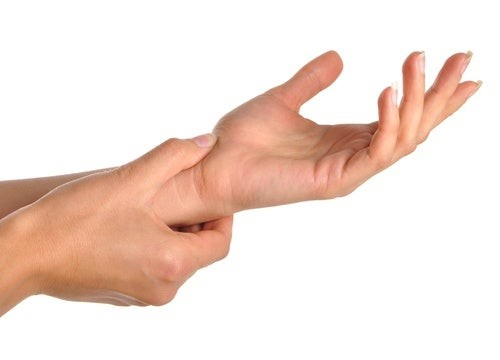
#> input picture Practica02_vision_21310216/manos.jpg, 500 x 360 px
$ python Pr03_21310216_6E.py   (older library calls are emulated)
#> lines starting #> are read from the running program, lines starting #| are printed output that depends on the picture; after the words box and inside, x2 and y2 are one past the last pixel; in counts of white or black regions, pixels touching at a corner belong together

import cv2
import numpy as np

def clasificador_croma (imagen,titulo_imagen): #Funcion para el clasificador y guardar la imagen correspondiente
    #Se mapea la imagen para poder clasificar cada pixel conrespecto a los valores de RGB obtenidos
    m,n,c = imagen.shape
    imagen_clas=np.zeros((m,n))
    for x in range (m):
        for y in range (n):
            if 13<imagen[x,y,0]<85 and imagen[x,y,1]<100 and imagen[x,y,2]<220:
                imagen_clas[x,y]=255


    cv2.imshow(titulo_imagen,imagen_clas) # se mueatra la imagen
    cv2.imwrite(titulo_imagen+".jpg",imagen_clas) # Se guarda la imagen producto
    return imagen_clas

def cromatico(imagenc,s,crom): #Funcion para crear el cromatico de cada imagen
    imagen = cv2.imread(s)
    m,n,c = imagen.shape
    imagenc = imagen.copy()
    imagenc = imagenc.astype(np.float32)
    imagen = imagen.astype(np.float32)
    for x in range(m):
        for y in range (n): #Se procesa la imagen
            imagenc[x,y,0] = imagen[x,y,0]/(imagen[x,y,0]+imagen[x,y,1]+imagen[x,y,2])
            imagenc[x,y,1] = imagen[x,y,1]/(imagen[x,y,0]+imagen[x,y,1]+imagen[x,y,2])
            imagenc[x,y,2] = imagen[x,y,2]/(imagen[x,y,0]+imagen[x,y,1]+imagen[x,y,2])

    cv2.imshow(crom,imagenc)# Se muestra la imagen
    imagenc = cv2.normalize(imagenc, dst=None, alpha=0, beta=255, norm_type=cv2.NORM_MINMAX, dtype=cv2.CV_8U) #Se normaliza la imagen papra poder ser guardada
    cv2.imwrite(crom+".png",imagenc)#Se guarda la imagen con respecto a los valores ingresados
    return imagenc

#-----------SE CREAN LAS IMAGENES CON DIFERENTE OPACIDAD-----------
imagen_original = cv2.imread("manos.jpg")
#> imagen_original is the input picture: shape (360, 500, 3); mean B, G, R 215.7, 224.3, 243

imagen_opaca_1 = imagen_original.copy()
imagen_opaca_2 = imagen_original.copy()

cv2.imshow("Imagen Original",imagen_original)

imagen_opaca_1 = imagen_original.astype(np.float32)
imagen_opaca_2 = imagen_opaca_2.astype(np.float32)

imagen_opaca_1 = imagen_opaca_1*0.7 #se multiplica por un fator para modificar su nitidez o exposicion
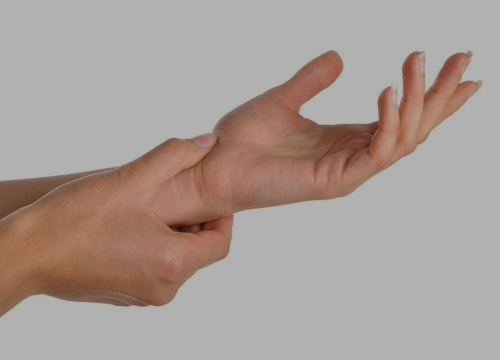
#> imagen_opaca_1: shape (360, 500, 3) float32; mean B, G, R 150.8, 156.8, 169.9
imagen_opaca_1 = imagen_opaca_1.astype(np.uint8) #Al multiplicar por el numero flotante se convierte en flotante
cv2.imshow("mano obscura 1",imagen_opaca_1) #Se muestra la nueva imagen oscura
cv2.imwrite("imagen_opaca_01.jpg",imagen_opaca_1)

imagen_opaca_2 = imagen_original*0.3
imagen_opaca_2 = imagen_opaca_2.astype(np.uint8)
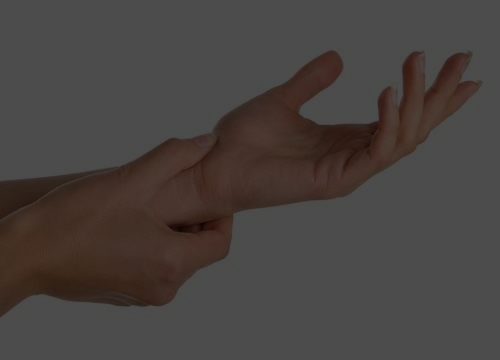
#> imagen_opaca_2: shape (360, 500, 3); mean B, G, R 64.2, 66.8, 72.4
cv2.imshow("mano obscura 2",imagen_opaca_2) #Se muestra la nueva imagen oscura
cv2.imwrite("imagen_opaca_02.jpg",imagen_opaca_2)

imagen_croma_1 = imagen_original.copy()
imagen_croma_2 = imagen_opaca_1.copy()
imagen_croma_3 = imagen_opaca_2.copy()

#------Se crean las imagenes cromaticas a partir de la imagen origen y las imagenes con diferente opacidad
imagen_croma_1 = cromatico(imagen_original,"manos.jpg","imagen_cromatica01")
#> after the loop in cromatico, `for x in range(m):`:
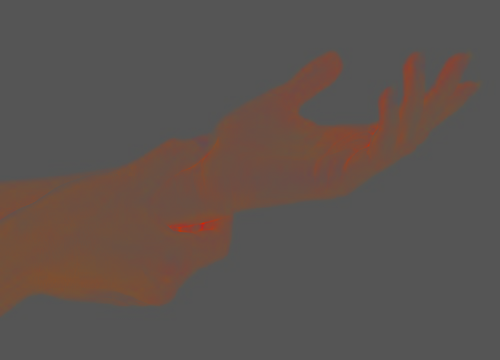
#> imagenc: shape (360, 500, 3) float32; mean B, G, R 0.308, 0.326, 0.365
imagen_croma_2 = cromatico(imagen_opaca_1,"imagen_opaca_01.jpg","imagen_cromatica02")
imagen_croma_3 = cromatico(imagen_opaca_2, "imagen_opaca_02.jpg","imagen_cromatica03")
#> call 3 of cromatico, with s = 'imagen_opaca_02.jpg', crom = 'imagen_cromatica03'
#> in cromatico (call 3), `imagenc = imagenc.astype(np.float32)`:
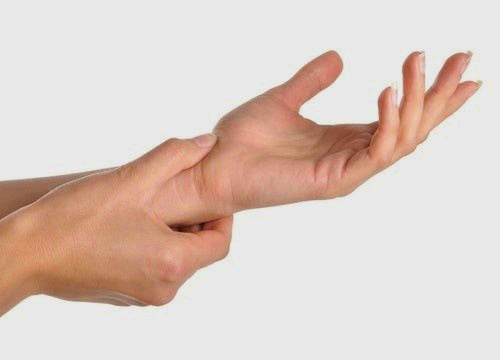
#> imagenc: shape (360, 500, 3) float32; mean B, G, R 64.2, 66.8, 72.4; drawn with min black and max white

# #------Se somete a clasificador las imagenes cromaticas-------
imagenc = clasificador_croma(imagen_croma_1,"clasificador_cromatico_01")
#> after the loop in clasificador_croma, `for x in range (m):`:
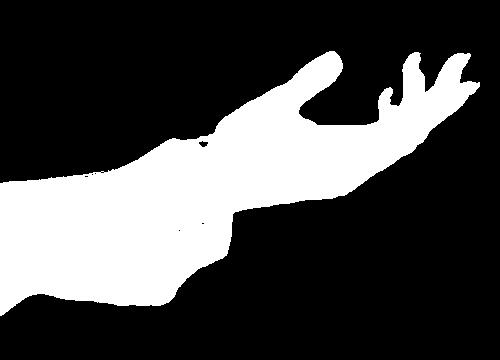
#> imagen_clas: shape (360, 500) float64; 28.6% white; 1 white region, box (x1, y1, x2, y2) and area: (0, 51, 480, 316) 51568
imageno1 = clasificador_croma(imagen_croma_2,"clasificador_cromatico_02")
#> call 2 of clasificador_croma, with titulo_imagen = 'clasificador_cromatico_02'
#> after the loop in clasificador_croma (call 2), `for x in range (m):`:
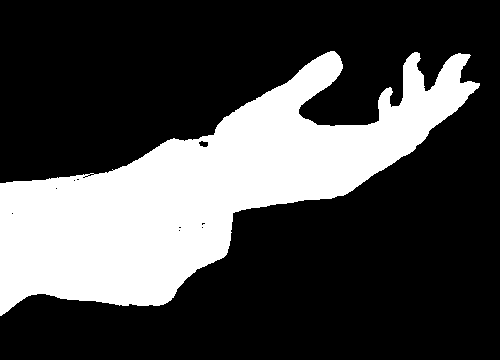
#> imagen_clas: shape (360, 500) float64; 28.4% white; 1 white region, box (x1, y1, x2, y2) and area: (0, 51, 480, 316) 51166
imageno2 = clasificador_croma(imagen_croma_3,"clasificador_cromatico_03")
#> call 3 of clasificador_croma, with titulo_imagen = 'clasificador_cromatico_03'
#> after the loop in clasificador_croma (call 3), `for x in range (m):`:
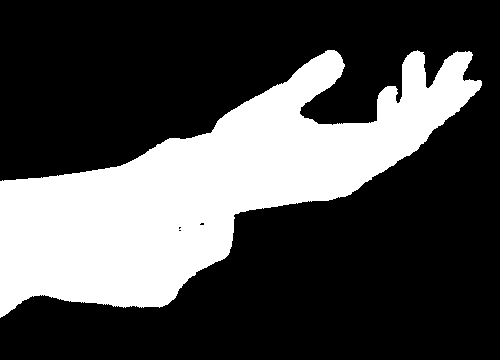
#> imagen_clas: shape (360, 500) float64; 29.9% white; 1 white region, box (x1, y1, x2, y2) and area: (0, 50, 482, 318) 53832

cv2.waitKey(0)
cv2.destroyAllWindows()
